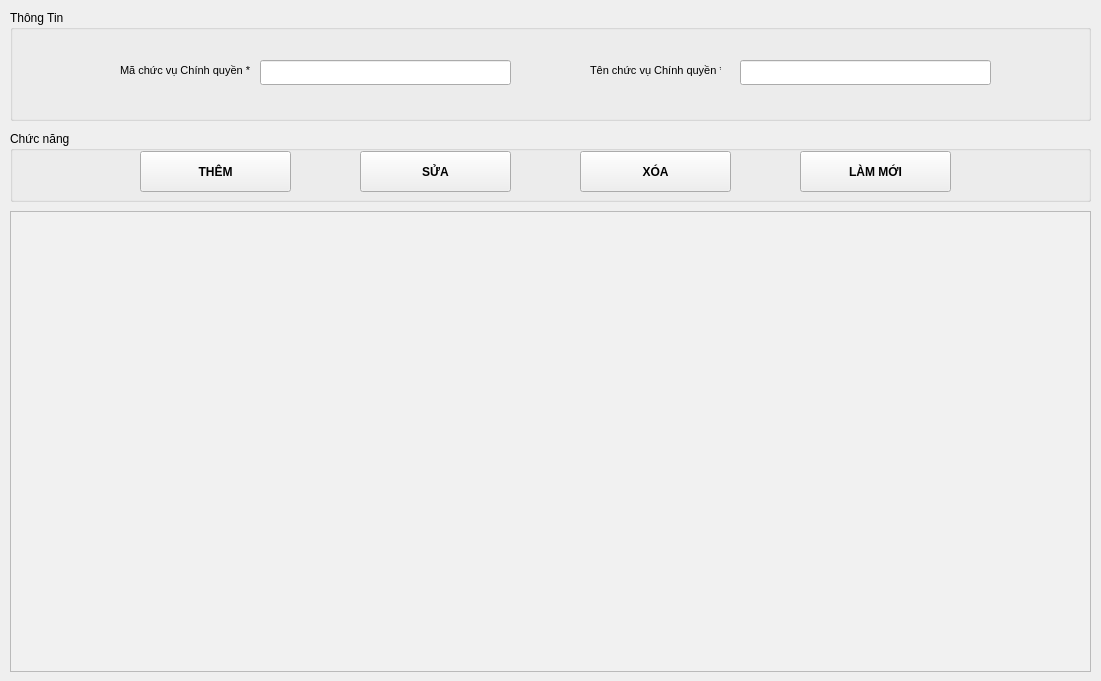
<?xml version="1.0" encoding="UTF-8"?>
<ui version="4.0">
 <class>Form</class>
 <widget class="QWidget" name="Form">
  <property name="geometry">
   <rect>
    <x>0</x>
    <y>0</y>
    <width>1101</width>
    <height>681</height>
   </rect>
  </property>
  <property name="windowTitle">
   <string>Form</string>
  </property>
  <widget class="QTableWidget" name="tableData">
   <property name="enabled">
    <bool>true</bool>
   </property>
   <property name="geometry">
    <rect>
     <x>10</x>
     <y>211</y>
     <width>1081</width>
     <height>461</height>
    </rect>
   </property>
   <property name="styleSheet">
    <string notr="true">background-color:  #f1f1f1;</string>
   </property>
   <property name="midLineWidth">
    <number>1</number>
   </property>
   <property name="editTriggers">
    <set>QAbstractItemView::NoEditTriggers</set>
   </property>
  </widget>
  <widget class="QGroupBox" name="groupBox_2">
   <property name="geometry">
    <rect>
     <x>10</x>
     <y>131</y>
     <width>1081</width>
     <height>71</height>
    </rect>
   </property>
   <property name="title">
    <string>Chức năng</string>
   </property>
   <widget class="QPushButton" name="buttonThem">
    <property name="geometry">
     <rect>
      <x>130</x>
      <y>20</y>
      <width>151</width>
      <height>41</height>
     </rect>
    </property>
    <property name="font">
     <font>
      <weight>75</weight>
      <bold>true</bold>
     </font>
    </property>
    <property name="cursor">
     <cursorShape>PointingHandCursor</cursorShape>
    </property>
    <property name="text">
     <string>THÊM</string>
    </property>
   </widget>
   <widget class="QPushButton" name="buttonSua">
    <property name="geometry">
     <rect>
      <x>350</x>
      <y>20</y>
      <width>151</width>
      <height>41</height>
     </rect>
    </property>
    <property name="font">
     <font>
      <weight>75</weight>
      <bold>true</bold>
     </font>
    </property>
    <property name="cursor">
     <cursorShape>PointingHandCursor</cursorShape>
    </property>
    <property name="text">
     <string>SỬA</string>
    </property>
   </widget>
   <widget class="QPushButton" name="buttonXoa">
    <property name="geometry">
     <rect>
      <x>570</x>
      <y>20</y>
      <width>151</width>
      <height>41</height>
     </rect>
    </property>
    <property name="font">
     <font>
      <weight>75</weight>
      <bold>true</bold>
     </font>
    </property>
    <property name="cursor">
     <cursorShape>PointingHandCursor</cursorShape>
    </property>
    <property name="text">
     <string>XÓA</string>
    </property>
   </widget>
   <widget class="QPushButton" name="buttonLamMoi">
    <property name="geometry">
     <rect>
      <x>790</x>
      <y>20</y>
      <width>151</width>
      <height>41</height>
     </rect>
    </property>
    <property name="font">
     <font>
      <weight>75</weight>
      <bold>true</bold>
     </font>
    </property>
    <property name="cursor">
     <cursorShape>PointingHandCursor</cursorShape>
    </property>
    <property name="text">
     <string>LÀM MỚI</string>
    </property>
   </widget>
  </widget>
  <widget class="QGroupBox" name="groupBox">
   <property name="geometry">
    <rect>
     <x>10</x>
     <y>10</y>
     <width>1081</width>
     <height>111</height>
    </rect>
   </property>
   <property name="title">
    <string>Thông Tin</string>
   </property>
   <widget class="QLineEdit" name="txtMaChucVu">
    <property name="geometry">
     <rect>
      <x>250</x>
      <y>50</y>
      <width>251</width>
      <height>25</height>
     </rect>
    </property>
   </widget>
   <widget class="QLabel" name="label">
    <property name="geometry">
     <rect>
      <x>110</x>
      <y>50</y>
      <width>131</width>
      <height>21</height>
     </rect>
    </property>
    <property name="font">
     <font>
      <pointsize>8</pointsize>
     </font>
    </property>
    <property name="text">
     <string>Mã chức vụ Chính quyền *</string>
    </property>
   </widget>
   <widget class="QLabel" name="label_2">
    <property name="geometry">
     <rect>
      <x>580</x>
      <y>50</y>
      <width>131</width>
      <height>21</height>
     </rect>
    </property>
    <property name="font">
     <font>
      <pointsize>8</pointsize>
     </font>
    </property>
    <property name="text">
     <string>Tên chức vụ Chính quyền *</string>
    </property>
   </widget>
   <widget class="QLineEdit" name="txtTenChucVu">
    <property name="geometry">
     <rect>
      <x>730</x>
      <y>50</y>
      <width>251</width>
      <height>25</height>
     </rect>
    </property>
   </widget>
  </widget>
 </widget>
 <resources/>
 <connections/>
</ui>
